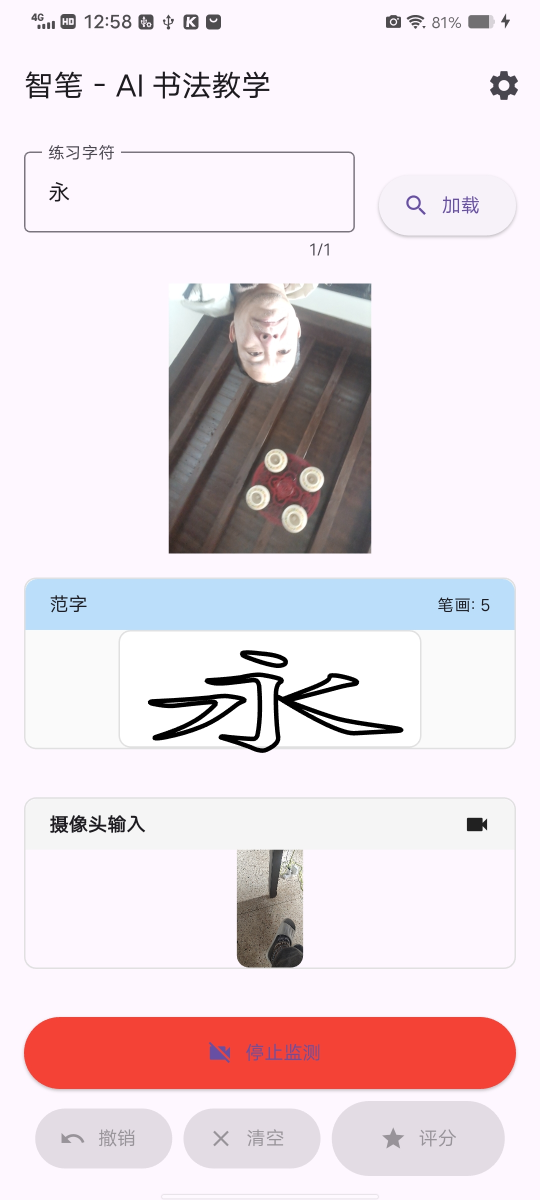
#> input picture memo/mobel-pose01.jpg, 1080 x 2400 px (shown at 1/2 size)
$ python -i image.py   (imports and definitions only)
#> lines starting #> are read from the running program, lines starting #| are printed output that depends on the picture; after the words box and inside, x2 and y2 are one past the last pixel; in counts of white or black regions, pixels touching at a corner belong together
"""
OpenCV Image Preprocessing - OpenCV 图像预处理

Perspective transform, binarization, and image normalization.
P1-T4: OpenCV 预处理管道
"""

import logging
import numpy as np
from typing import Tuple, Optional, List

# OpenCV import
try:
    import cv2
    OPENCV_AVAILABLE = True
except ImportError:
    cv2 = None
    OPENCV_AVAILABLE = False
    logging.warning("OpenCV not installed. Install: pip install opencv-python")

logger = logging.getLogger(__name__)


# [32 lines left out: function preprocess_image, not called in this run]


def binarize_image(
    image: np.ndarray,
    threshold: Optional[int] = None,
    method: str = 'otsu'
) -> np.ndarray:
    """
    Binarize image to black and white.

    Args:
        image: Input grayscale image
        threshold: Manual threshold (None for automatic)
        method: Binarization method ('otsu', 'adaptive', 'fixed')

    Returns:
        Binary image (0 or 255)
    """
    if not OPENCV_AVAILABLE:
        logger.warning("OpenCV not available, using simple threshold")
        # Simple threshold without OpenCV
        if threshold is None:
            threshold = 128
        return (image > threshold).astype(np.uint8) * 255

    # Ensure grayscale
    if len(image.shape) == 3:
        gray = cv2.cvtColor(image, cv2.COLOR_RGB2GRAY)
    else:
        gray = image

    if method == 'otsu':
        # Otsu's binarization (automatic threshold)
        _, binary = cv2.threshold(
            gray, 0, 255, cv2.THRESH_BINARY + cv2.THRESH_OTSU
        )
    elif method == 'adaptive':
        # Adaptive thresholding
        binary = cv2.adaptiveThreshold(
            gray, 255, cv2.ADAPTIVE_THRESH_GAUSSIAN_C,
            cv2.THRESH_BINARY, 11, 2
        )
    else:  # fixed
        # Fixed threshold
        if threshold is None:
            threshold = 128
        _, binary = cv2.threshold(gray, threshold, 255, cv2.THRESH_BINARY)

    return binary


def detect_corners(
    image: np.ndarray,
    max_corners: int = 4
) -> np.ndarray:
    """
    Detect corners in image (for document/paper detection).

    Args:
        image: Input image
        max_corners: Maximum number of corners to detect

    Returns:
        Array of corner points (N, 2)
    """
#> called with max_corners = 4
    if not OPENCV_AVAILABLE:
        logger.warning("OpenCV not available, returning default corners")
        h, w = image.shape[:2]
        return np.array([
            [0, 0],
            [w, 0],
            [w, h],
            [0, h]
        ], dtype=np.float32)

    # Ensure grayscale
    if len(image.shape) == 3:
        gray = cv2.cvtColor(image, cv2.COLOR_RGB2GRAY)
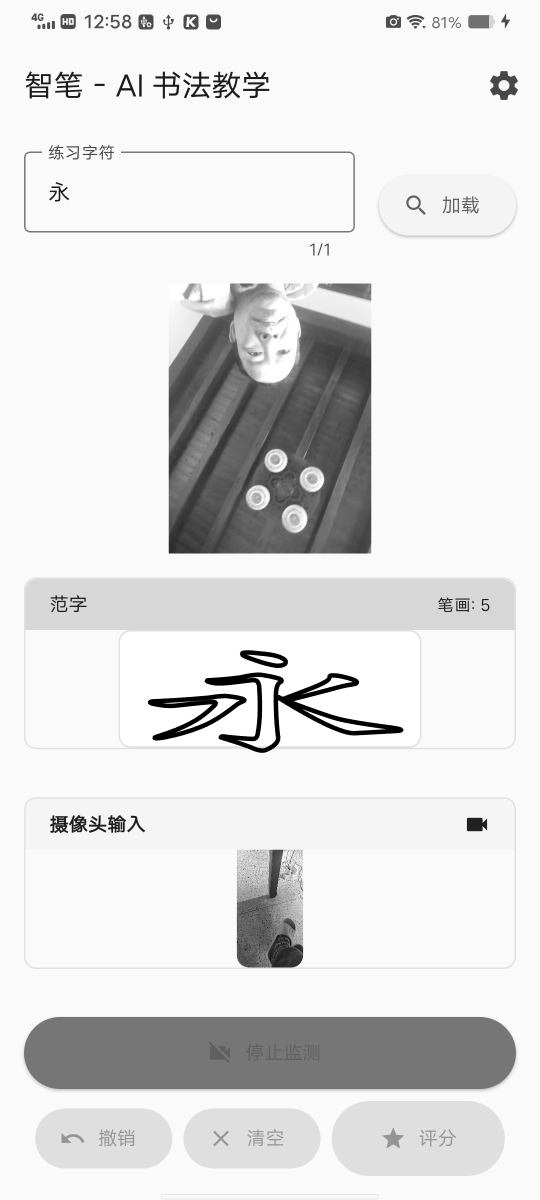
#> gray: shape (2400, 1080) (shown at 1/2 size); min 0, max 255, mean 223.7
    else:
        gray = image

    # Try to find contours (for document detection)
    binary = binarize_image(gray, method='otsu')
#> in binarize_image, `_, binary = cv2.threshold( gray, 0, 255, cv2.THRESH_BINARY + cv2.THRES..`:
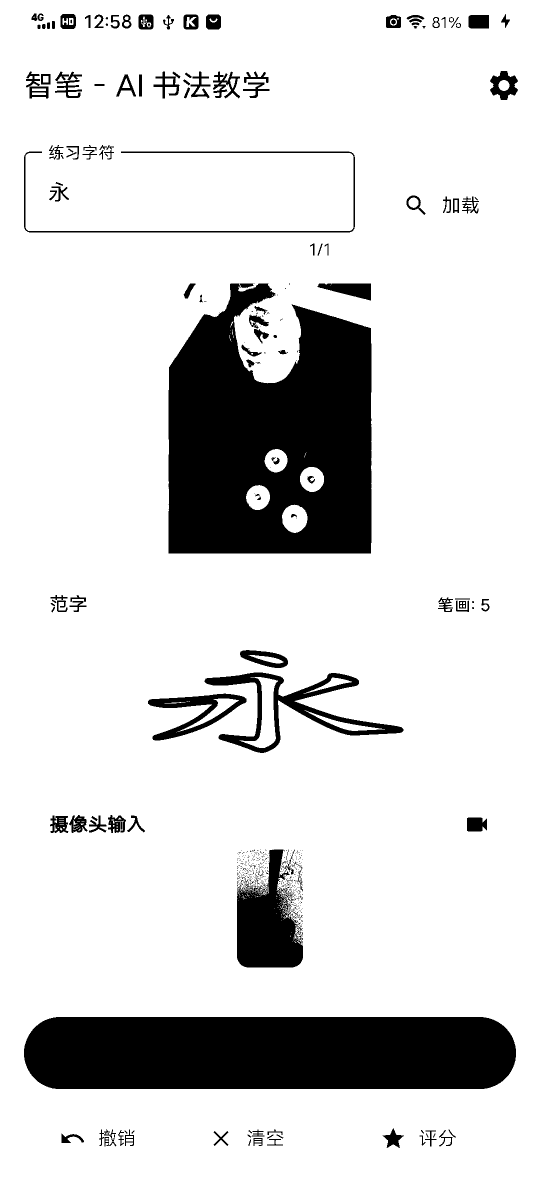
#> binary: shape (2400, 1080) (shown at 1/2 size); 85.1% white; 670 black regions (534 under 20 px), largest, box (x1, y1, x2, y2) and area: (337, 567, 743, 1107) 170164, (48, 2034, 1032, 2178) 137224, (474, 1699, 606, 1935) 19797

    # Find contours
    contours, _ = cv2.findContours(
        binary, cv2.RETR_EXTERNAL, cv2.CHAIN_APPROX_SIMPLE
    )
#> contours = [[[0, 0], [0, 2399], [1079, 2399], [1079, 0]]]

    if contours:
        # Find largest contour
        largest = max(contours, key=cv2.contourArea)
#> largest = [[0, 0], [0, 2399], [1079, 2399], [1079, 0]]

        # Approximate contour to polygon
        epsilon = 0.02 * cv2.arcLength(largest, True)
#> epsilon = 139.1
        approx = cv2.approxPolyDP(largest, epsilon, True)
#> approx = [[0, 0], [0, 2399], [1079, 2399], [1079, 0]]

        if len(approx) == 4:
            # Return 4 corners
            return approx.reshape(4, 2).astype(np.float32)

    # Fallback: return image corners
    h, w = image.shape[:2]
    return np.array([
        [0, 0],
        [w - 1, 0],
        [w - 1, h - 1],
        [0, h - 1]
    ], dtype=np.float32)


# [84 lines left out: functions apply_perspective_transform, crop_to_content, not called in this run]

>>> import cv2
>>> picture = cv2.cvtColor(cv2.imread('../../../memo/mobel-pose01.jpg'), cv2.COLOR_BGR2RGB)
>>> result = detect_corners(picture)
#> result = [[0, 0], [0, 2399], [1079, 2399], [1079, 0]]

$ run again, on memo/mobel-pose02.jpg
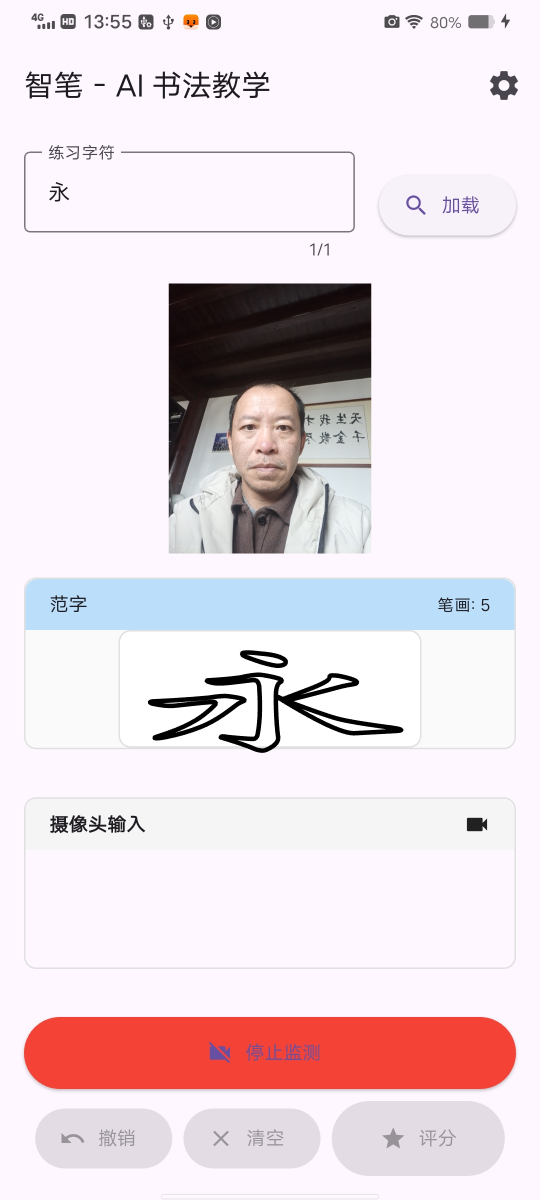
#> input picture memo/mobel-pose02.jpg, 1080 x 2400 px (shown at 1/2 size)
#> in detect_corners, `gray = cv2.cvtColor(image, cv2.COLOR_RGB2GRAY)`:
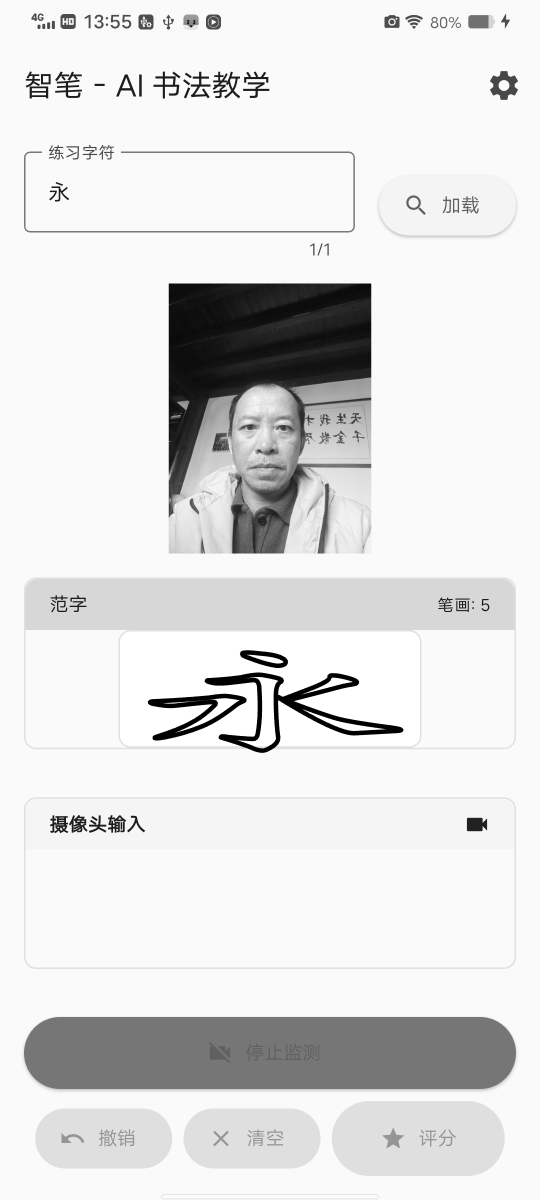
#> gray: shape (2400, 1080) (shown at 1/2 size); min 0, max 255, mean 224.4
#> in binarize_image, `_, binary = cv2.threshold( gray, 0, 255, cv2.THRESH_BINARY + cv2.THRES..`:
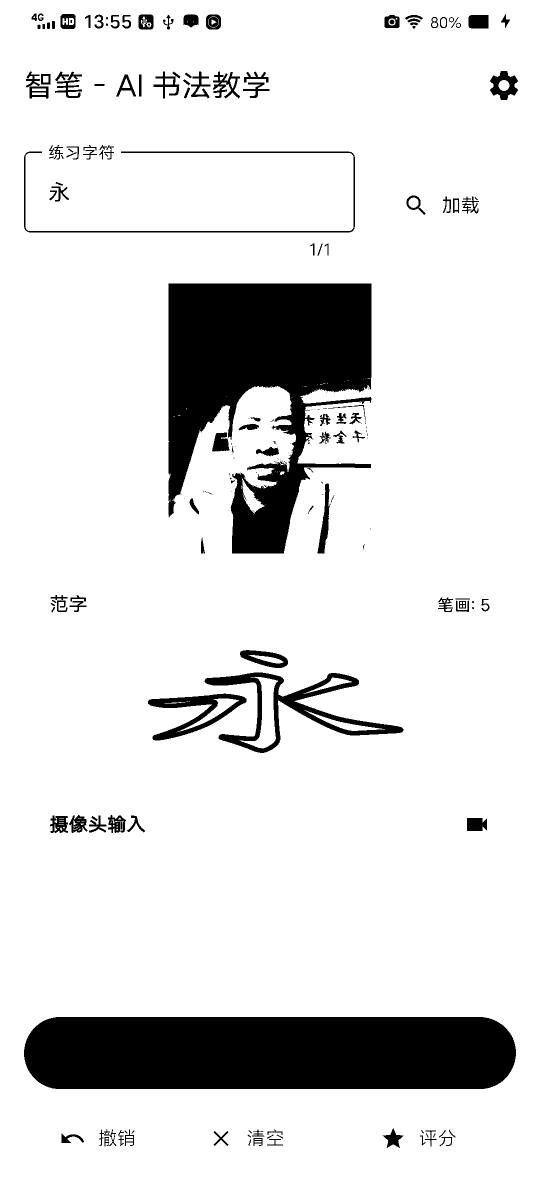
#> binary: shape (2400, 1080) (shown at 1/2 size); 87.6% white; 217 black regions (85 under 20 px), largest, box (x1, y1, x2, y2) and area: (48, 2034, 1032, 2178) 137193, (337, 567, 743, 1107) 126647, (409, 1345, 807, 1506) 13390
#> contours = [[[0, 0], [0, 2399], [1079, 2399], [1079, 0]]]
#> largest = [[0, 0], [0, 2399], [1079, 2399], [1079, 0]]
#> epsilon = 139.1
#> approx = [[0, 0], [0, 2399], [1079, 2399], [1079, 0]]

$ run again, on memo/mobel-pose03.jpg
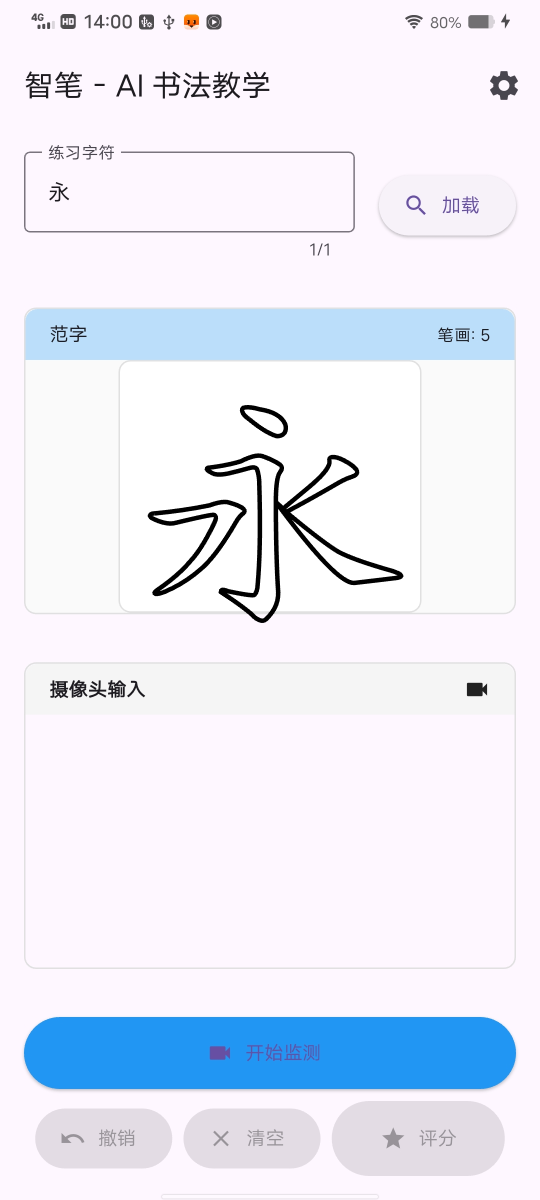
#> input picture memo/mobel-pose03.jpg, 1080 x 2400 px (shown at 1/2 size)
#> in detect_corners, `gray = cv2.cvtColor(image, cv2.COLOR_RGB2GRAY)`:
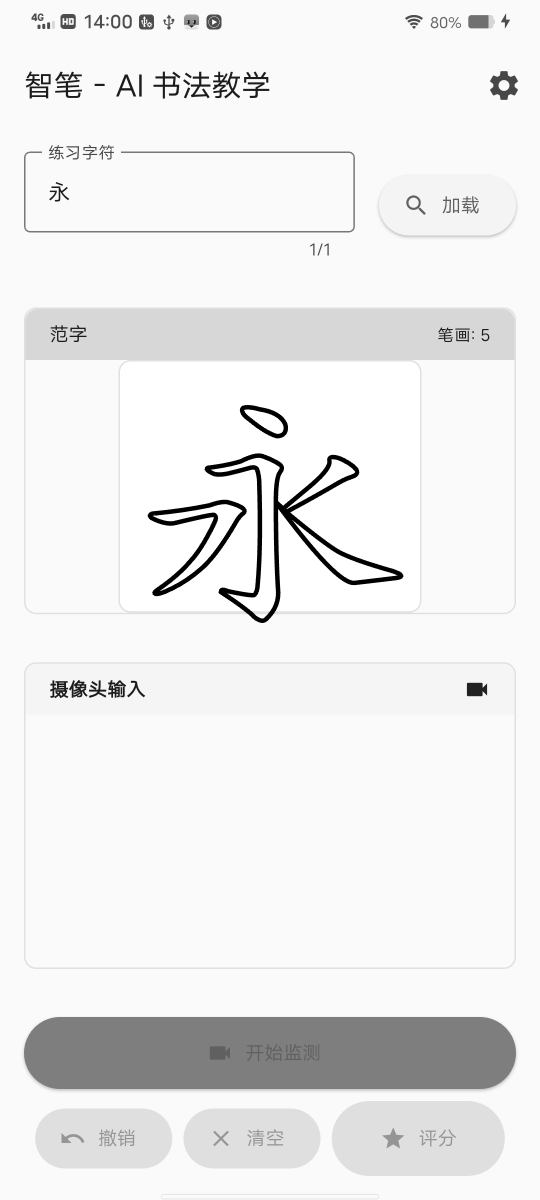
#> gray: shape (2400, 1080) (shown at 1/2 size); min 0, max 255, mean 236.2
#> in binarize_image, `_, binary = cv2.threshold( gray, 0, 255, cv2.THRESH_BINARY + cv2.THRES..`:
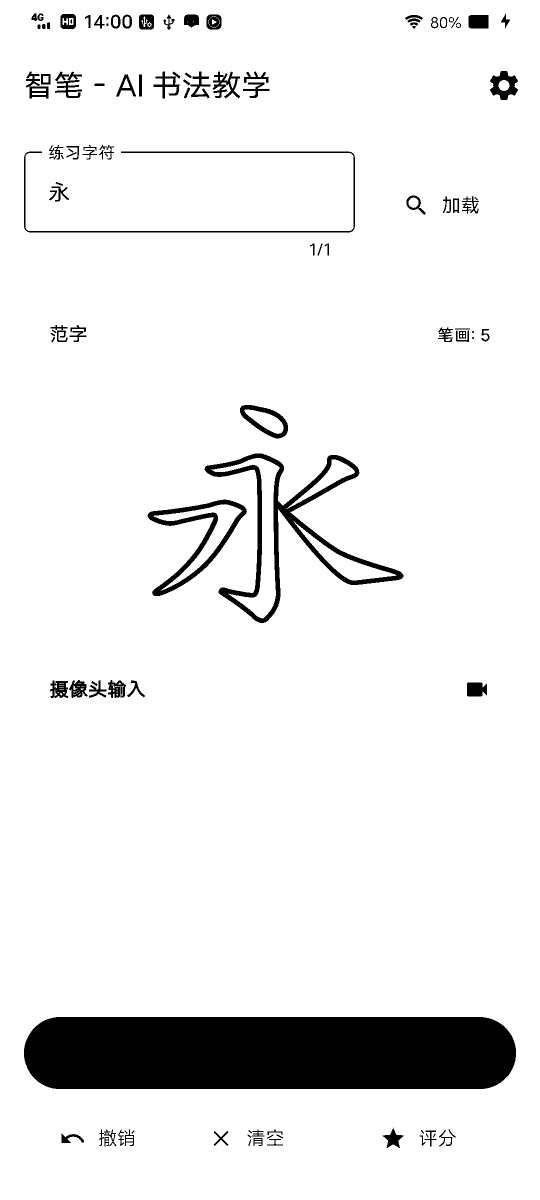
#> binary: shape (2400, 1080) (shown at 1/2 size); 92.4% white; 122 black regions (12 under 20 px), largest, box (x1, y1, x2, y2) and area: (48, 2034, 1032, 2178) 137227, (409, 907, 807, 1246) 18188, (295, 999, 494, 1192) 7329
#> contours = [[[0, 0], [0, 2399], [1079, 2399], [1079, 0]]]
#> largest = [[0, 0], [0, 2399], [1079, 2399], [1079, 0]]
#> epsilon = 139.1
#> approx = [[0, 0], [0, 2399], [1079, 2399], [1079, 0]]
